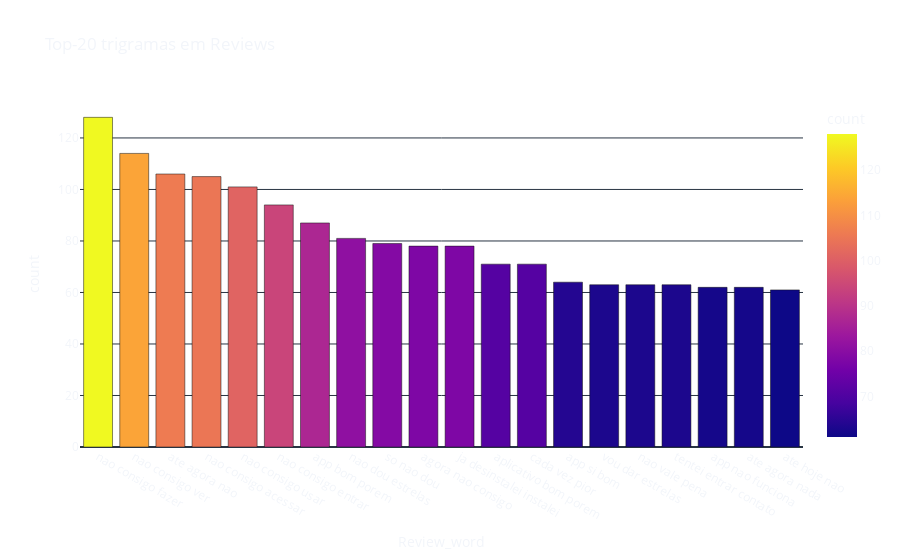

Notebook source saved alongside this figure:
### Markdown cell above
**`Trigrams`**

### Code cell
def get_top_n_trigrams(corpus, n=None):
    vec = CountVectorizer(ngram_range=(3, 3), stop_words=stopwords).fit(corpus)
    bag_of_words = vec.transform(corpus)
    sum_words = bag_of_words.sum(axis=0)
    words_freq = [(word, sum_words[0, idx])
                  for word, idx in vec.vocabulary_.items()]
    words_freq = sorted(words_freq, key=lambda x: x[1], reverse=True)
    return words_freq[:n]


common_trigrams = get_top_n_trigrams(df['content'], 20)
for word, freq in common_trigrams:
    print(f'{word}: {freq}')

df2 = pd.DataFrame(common_trigrams, columns=['Review_word', 'count'])

fig = px.bar(df2, x='Review_word', y='count',
             title='Top-20 trigramas em Reviews',
             color='count')
fig.update_layout(template='plotly_dark',
                  paper_bgcolor='rgba(0, 0, 0, 0)',
                  plot_bgcolor='rgba(0, 0, 0, 0)'
                  )
fig.show()

### Figure 1 — Plotly figure (JSON) as saved in the notebook; plotly's stock layout.template omitted (floating-point values rounded to 4 significant figures)
{"data": [{"alignmentgroup": "True", "hovertemplate": "Review_word=%{x}<br>count=%{marker.color}<extra></extra>", "legendgroup": "", "marker": {"color": [128, 114, 106, 105, 101, 94, 87, 81, 79, 78, 78, 71, 71, 64, 63, 63, 63, 62, 62, 61], "coloraxis": "coloraxis", "pattern": {"shape": ""}}, "name": "", "offsetgroup": "", "orientation": "v", "showlegend": false, "textposition": "auto", "type": "bar", "x": ["nao consigo fazer", "nao consigo ver", "ate agora nao", "nao consigo acessar", "nao consigo usar", "nao consigo entrar", "app bom porem", "nao dou estrelas", "so nao dou", "agora nao consigo", "ja desinstalei instalei", "aplicativo bom porem", "cada vez pior", "app si bom", "vou dar estrelas", "nao vale pena", "tentei entrar contato", "app nao funciona", "ate agora nada", "ate hoje nao"], "xaxis": "x", "y": [128, 114, 106, 105, 101, 94, 87, 81, 79, 78, 78, 71, 71, 64, 63, 63, 63, 62, 62, 61], "yaxis": "y"}], "layout": {"barmode": "relative", "coloraxis": {"colorbar": {"title": {"text": "count"}}, "colorscale": [[0, "#0d0887"], [0.1111, "#46039f"], [0.2222, "#7201a8"], [0.3333, "#9c179e"], [0.4444, "#bd3786"], [0.5556, "#d8576b"], [0.6667, "#ed7953"], [0.7778, "#fb9f3a"], [0.8889, "#fdca26"], [1, "#f0f921"]]}, "legend": {"tracegroupgap": 0}, "paper_bgcolor": "rgba(0, 0, 0, 0)", "plot_bgcolor": "rgba(0, 0, 0, 0)", "title": {"text": "Top-20 trigramas em Reviews"}, "xaxis": {"anchor": "y", "domain": [0, 1], "title": {"text": "Review_word"}}, "yaxis": {"anchor": "x", "domain": [0, 1], "title": {"text": "count"}}}}
